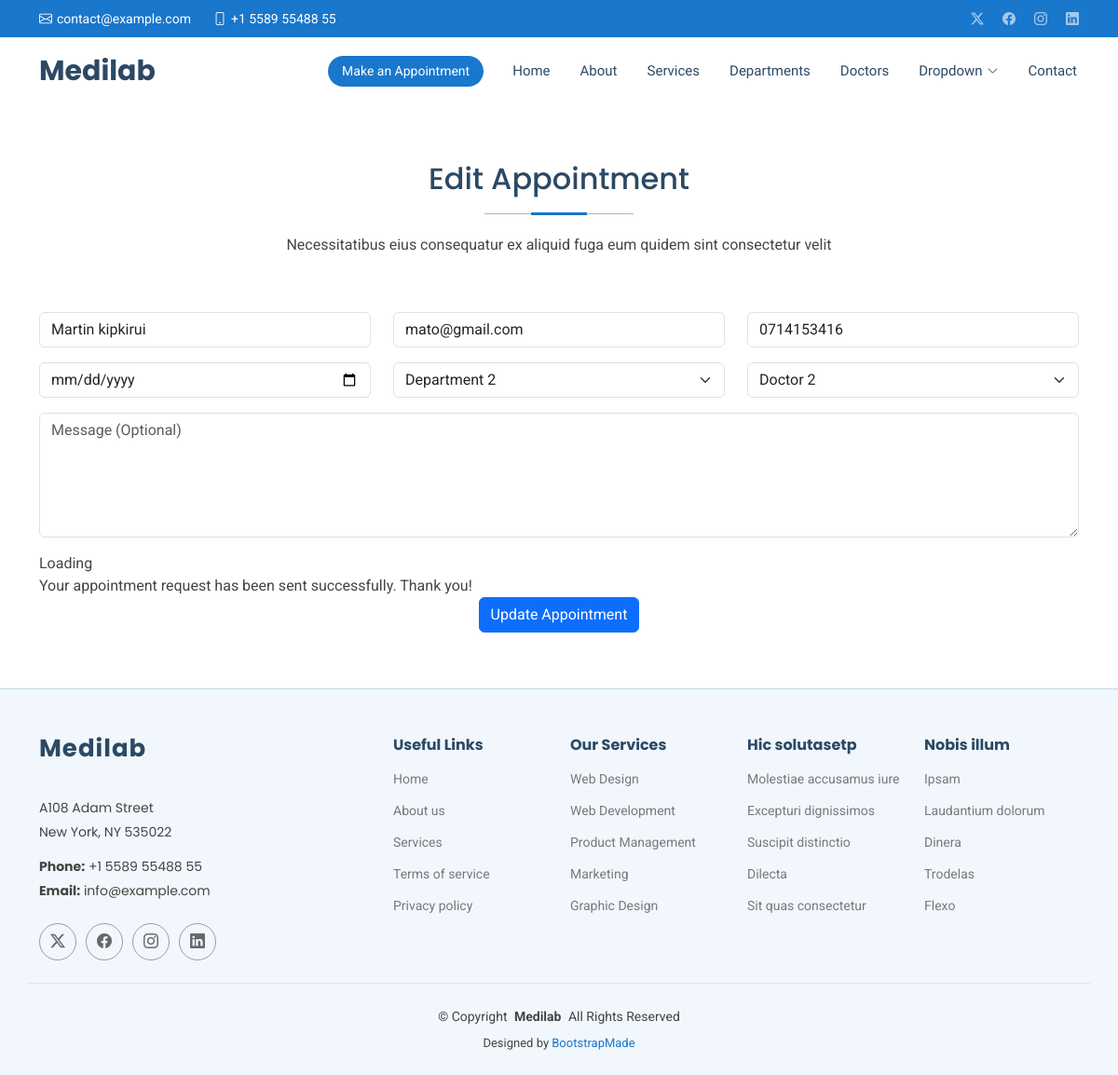
Screenshot of /edit/1 with the database file from the repository.
### mediapp/models.py (models this page shows, shortened)
class Appointment(models.Model):
    name = models.CharField(max_length=100)
    email= models.EmailField()
    phone = models.CharField(max_length=100)
    date = models.DateField()
    department = models.CharField(max_length=100)
    doctor = models.CharField(max_length=100)
    message = models.TextField()

### mediapp/views.py (the view)
# urls.py: path('edit/<int:id>', views.edit,name='edit'),
def edit(request,id):
    appointment = get_object_or_404(Appointment,id=id)
    if request.method == 'POST':
        appointment.name = request.POST['name']
        appointment.email = request.POST['email']
        appointment.phone = request.POST['phone']
        appointment.date = request.POST['date']
        appointment.department = request.POST['department']
        appointment.doctor = request.POST['doctor']
        appointment.message = request.POST['message']
        appointment.save()
        return redirect('/show')
    else:return render(request,'edit.html',{'appointment':appointment})

### template/edit.html (shortened to what this page needs)
{% extends 'starter-page.html' %}
{% load static %}
{% block content %}
    <section id="appointment" class="appointment section">
      <div class="container section-title" data-aos="fade-up">
        <h2>Edit Appointment</h2>
        <p>Necessitatibus eius consequatur ex aliquid fuga eum quidem sint consectetur velit</p>
      </div>
      <div class="container" data-aos="fade-up" data-aos-delay="100">
        <form method="post">
          <div class="row">
            <div class="col-md-4 form-group">
              <input type="text" name="name" value ='{{ appointment.name }}' class="form-control" id="name" placeholder="Your Name" required="">
            </div>
            <div class="col-md-4 form-group mt-3 mt-md-0">
              <input type="email" class="form-control" name="email"  value ='{{ appointment.email }}' id="email" placeholder="Your Email" required="">
            </div>
            <div class="col-md-4 form-group mt-3 mt-md-0">
              <input type="tel" class="form-control" name="phone" value ='{{ appointment.phone }}' id="phone" placeholder="Your Phone" required="">
            </div>
          </div>
          <div class="row">
            <div class="col-md-4 form-group mt-3">
              <input type="date" name="date" class="form-control datepicker" value ='{{ appointment.date }}'  id="date" placeholder="Appointment Date" required="">
            </div>
            <div class="col-md-4 form-group mt-3">
              <select name="department" id="department" class="form-select" required="">
                <option value="Department 2" {% if appointment.department == "Department 2" %} selected{% endif %}>Department 2</option>
              </select>
            </div>
            <div class="col-md-4 form-group mt-3">
              <select name="doctor" id="doctor" class="form-select" required="">
                <option value="Doctor 2" {% if appointment.doctor == "Doctor 2" %} selected{% endif %}>Doctor 2</option>
              </select>
            </div>
          </div>
          <div class="form-group mt-3">
            <textarea class="form-control" name="message"  rows="5" placeholder="Message (Optional)">{{ appointment.message }}</textarea>
          </div>
          <div class="mt-3">
            <div class="loading">Loading</div>
            <div class="sent-message">Your appointment request has been sent successfully. Thank you!</div>
            <div class="text-center"><button type="submit" class="btn btn-primary">Update Appointment</button></div>
          </div>
        </form>
      </div>
    </section>
{% endblock %}

### static/assets/css/main.css (style rules this page uses)
:root { --default-font: "Roboto", system-ui, -apple-system, "Segoe UI", Roboto, "Helvetica Neue", Arial, "Noto Sans", "Liberation Sans", sans-serif, "Apple Color Emoji", "Segoe UI Emoji", "Segoe UI Symbol", "Noto Color Emoji"; --heading-font: "Poppins", sans-serif; --nav-font: "Raleway", sans-serif; }
:root { --background-color: #ffffff; --default-color: #444444; --heading-color: #2c4964; --accent-color: #1977cc; --surface-color: #ffffff; --contrast-color: #ffffff; }
:root { --nav-color: #2c4964; --nav-hover-color: #1977cc; --nav-mobile-background-color: #ffffff; --nav-dropdown-background-color: #ffffff; --nav-dropdown-color: #2c4964; --nav-dropdown-hover-color: #1977cc; }
:root { scroll-behavior: smooth; }
body { color: var(--default-color); background-color: var(--background-color); font-family: var(--default-font); }
h1, h2, h3, h4, h5, h6 { color: var(--heading-color); font-family: var(--heading-font); }
section, .section { color: var(--default-color); background-color: var(--background-color); padding: 60px 0; scroll-margin-top: 72px; overflow: clip; }
.section-title { text-align: center; padding-bottom: 60px; position: relative; }
.section-title h2 { font-size: 32px; font-weight: 500; margin-bottom: 20px; padding-bottom: 20px; position: relative; }
.section-title h2:before { content: ""; position: absolute; display: block; width: 160px; height: 1px; background: color-mix(in srgb, var(--default-color), transparent 60%); left: 0; right: 0; bottom: 1px; margin: auto; }
.section-title h2::after { content: ""; position: absolute; display: block; width: 60px; height: 3px; background: var(--accent-color); left: 0; right: 0; bottom: 0; margin: auto; }
.section-title p { margin-bottom: 0; }

### rows the page displays
Appointment: name "Martin kipkirui", email "mato@gmail.com", phone "0714153416", department "Department 2", doctor "Doctor 2"
